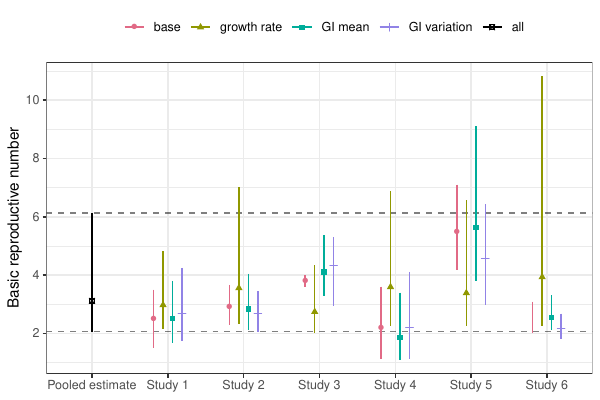

This figure's R source:
library(ggplot2); theme_set(theme_bw())
library(gridExtra)
source("published_estimate.R")
source("study_number.R")

load("R0_r.rda")
load("R0_gbar.rda")
load("R0_kappa.rda")
load("R0_all.rda")

R0all <- Rdata_adj %>%
  mutate(
    type="base"
  ) %>%
  bind_rows(
    R0_r, R0_gbar, R0_kappa
  ) %>%
  mutate(
    type=factor(type, levels=c("base", "r", "gbar", "kappa", "all"),
                labels=c("base", "growth rate", "GI mean", "GI variation", "all"))
  ) %>%
  merge(study_number)

R0all %>%
  filter(type!="all", type!="base") %>%
  mutate(
    width=upr-lwr
  ) %>%
  merge(summarize(group_by(Rdata_adj, study), bwidth=upr-lwr)) %>%
  mutate(
    ww=width>bwidth
  ) %>%
  summarize(
    sum(ww)
  )

R0all %>%
  filter(type=="all") %>%
  mutate(
    width=upr-lwr
  ) %>%
  merge(summarize(group_by(Rdata, study), bwidth=upr-lwr)) %>%
  mutate(
    ww=width>bwidth
  )

g1 <- ggplot(R0all) +
  geom_hline(data=R0_all, aes(yintercept=lwr), lty=2) +
  geom_hline(data=R0_all, aes(yintercept=upr), lty=2) +
  geom_point(aes(anon, est, col=type), position=position_dodge(0.5)) +
  geom_errorbar(aes(anon, ymin=lwr, ymax=upr, col=type), position=position_dodge(0.5),
                width=0) +
  scale_y_continuous("Basic reproductive number") +
  theme(
    axis.title.x = element_blank(),
    legend.position = "top",
    legend.title = element_blank()
  )

ggsave("compare_R0.pdf", g1, width=6, height=4)
